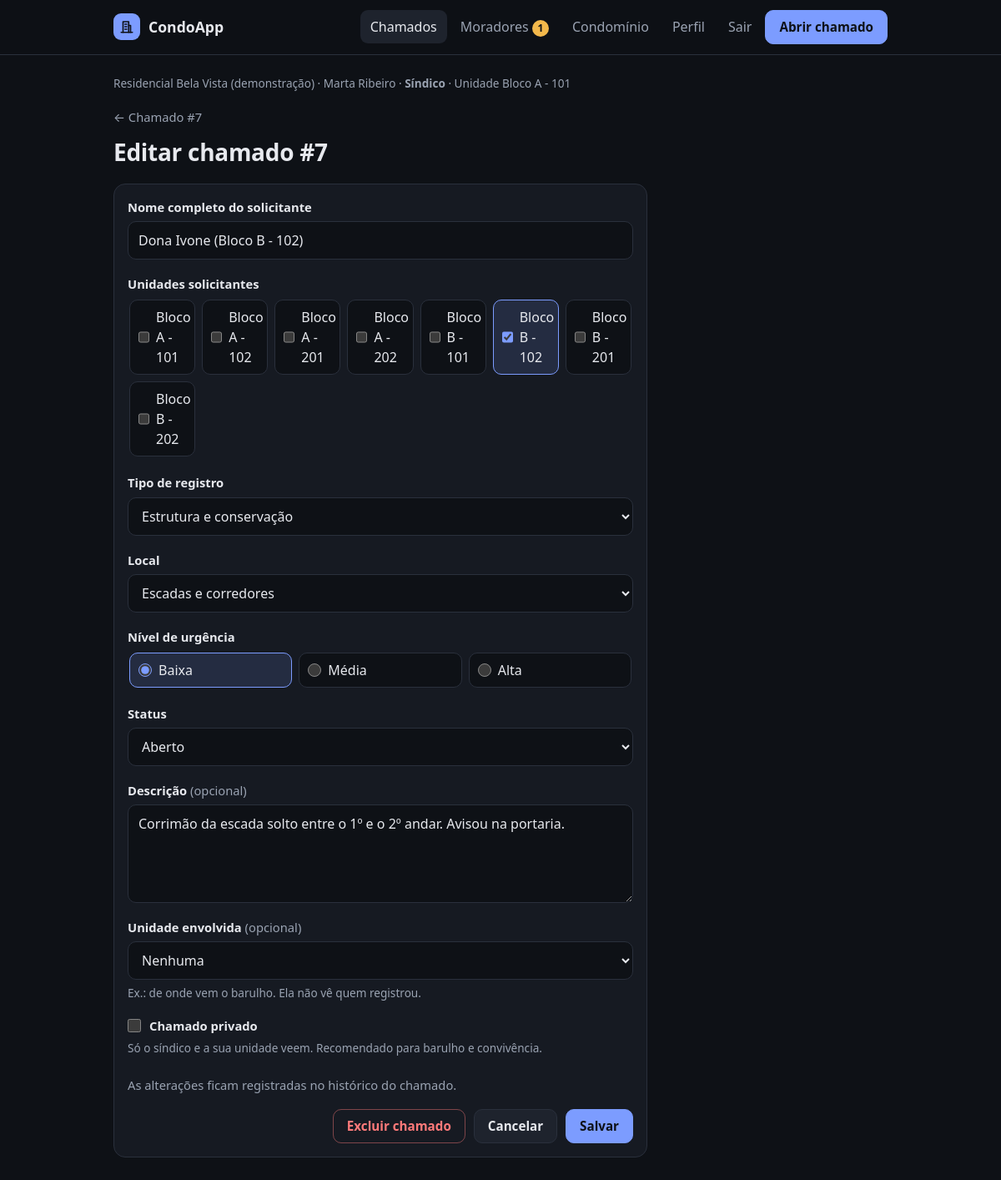
The page /chamados/7/editar/ (signed in) on the database its author committed.
### core/models.py (models this page shows, shortened)
class Perfil(models.Model):
    SINDICO = "sindico"
    MORADOR = "morador"
    PAPEIS = [(SINDICO, "Síndico"), (MORADOR, "Morador")]
    usuario = models.OneToOneField(settings.AUTH_USER_MODEL, on_delete=models.CASCADE, related_name="perfil")
    condominio = models.ForeignKey(Condominio, on_delete=models.CASCADE, related_name="perfis")
    unidade = models.ForeignKey(
        Unidade, on_delete=models.SET_NULL, null=True, blank=True,
        related_name="moradores", verbose_name="unidade",
    )
    papel = models.CharField("perfil", max_length=10, choices=PAPEIS, default=MORADOR)
    telefone = models.CharField("telefone", max_length=20, blank=True)
    aprovado = models.BooleanField("aprovado pelo síndico", default=False)
    criado_em = models.DateTimeField("cadastrado em", auto_now_add=True)
    class Meta:
        ordering = ["usuario__first_name"]
        verbose_name = "perfil"
        verbose_name_plural = "perfis"
    @property
    def nome(self):
        return self.usuario.get_full_name() or self.usuario.email
    @property
    def eh_sindico(self):
        return self.papel == self.SINDICO

class Condominio(models.Model):
    nome = models.CharField("nome", max_length=100)
    endereco = models.CharField("endereço", max_length=200)
    numero_unidades = models.PositiveIntegerField(
        "número de casas/apartamentos",
        validators=[MinValueValidator(1), MaxValueValidator(500)],
    )
    codigo_convite = models.CharField("código de convite", max_length=20, unique=True, default=gerar_codigo_convite)
    criado_em = models.DateTimeField("criado em", auto_now_add=True)
    class Meta:
        ordering = ["nome"]
        verbose_name = "condomínio"
        verbose_name_plural = "condomínios"
    def __str__(self):
        return self.nome

class Unidade(models.Model):
    condominio = models.ForeignKey(Condominio, on_delete=models.CASCADE, related_name="unidades")
    identificador = models.CharField("identificador", max_length=30)
    class Meta:
        ordering = ["id"]
        verbose_name = "unidade"
        verbose_name_plural = "unidades"
        constraints = [
            models.UniqueConstraint(
                fields=["condominio", "identificador"], name="unidade_unica_por_condominio"
            )
        ]
    def __str__(self):
        return self.identificador

class Chamado(models.Model):
    TIPOS = [
        ("eletrica", "Elétrica"),
        ("hidraulica", "Hidráulica"),
        ("estrutura", "Estrutura e conservação"),
        ("limpeza", "Limpeza"),
        ("seguranca", "Segurança"),
        ("barulho", "Barulho e convivência"),
        ("outro", "Outro"),
    ]
    LOCAIS = [
        ("unidade", "Dentro da unidade"),
        ("garagem", "Garagem"),
        ("elevador", "Elevador"),
        ("corredor", "Escadas e corredores"),
        ("portaria", "Portaria e entrada"),
        ("lazer", "Área de lazer"),
        ("externa", "Jardim e área externa"),
        ("fachada", "Fachada e telhado"),
        ("outro", "Outro local"),
    ]
    URGENCIAS = [
        ("baixa", "Baixa"),
        ("media", "Média"),
        ("alta", "Alta"),
    ]
    STATUS = [
        ("aberto", "Aberto"),
        ("andamento", "Em andamento"),
        ("concluido", "Concluído"),
        ("cancelado", "Cancelado"),
    ]
    ETAPAS = [
        ("", "Sem rito"),
        ("aviso", "Aviso amigável"),
        ("notificacao", "Notificação formal"),
        ("defesa", "Defesa apresentada"),
        ("decisao", "Decisão"),
    ]
    RESULTADOS = [
        ("", "—"),
        ("arquivado", "Resolvido / arquivado"),
        ("advertencia", "Advertência"),
        ("multa", "Multa"),
    ]
    condominio = models.ForeignKey(Condominio, on_delete=models.CASCADE, related_name="chamados")
    unidades = models.ManyToManyField(Unidade, verbose_name="unidades solicitantes", related_name="chamados")
    tipo = models.CharField("tipo de registro", max_length=20, choices=TIPOS)
    local = models.CharField("local", max_length=20, choices=LOCAIS, default="unidade")
    urgencia = models.CharField("nível de urgência", max_length=10, choices=URGENCIAS, default="media")
    status = models.CharField("status", max_length=10, choices=STATUS, default="aberto")
    solicitante_nome = models.CharField("nome completo do solicitante", max_length=150)
    descricao = models.TextField("descrição", blank=True)
    data_abertura = models.DateTimeField("data de abertura", auto_now_add=True)
    criado_por = models.ForeignKey(
        settings.AUTH_USER_MODEL, on_delete=models.SET_NULL, null=True, blank=True,
        related_name="chamados_criados", verbose_name="registrado por",
    )
    privado = models.BooleanField(
        "privado", default=False,
        help_text="Só o síndico e a sua unidade veem. Recomendado para barulho e convivência.",
    )
    unidade_envolvida = models.ForeignKey(
        Unidade, on_delete=models.SET_NULL, null=True, blank=True,
        related_name="chamados_envolvida", verbose_name="unidade envolvida",
        help_text="Ex.: de onde vem o barulho. Ela não vê quem registrou.",
    )
    afetados = models.ManyToManyField(
        settings.AUTH_USER_MODEL, blank=True, related_name="chamados_afetado",
        verbose_name="também afetados",
    )
    etapa = models.CharField("etapa do rito", max_length=12, choices=ETAPAS, blank=True, default="")
    resultado = models.CharField("resultado", max_length=12, choices=RESULTADOS, blank=True, default="")
    class Meta:
        ordering = ["-data_abertura"]
        verbose_name = "chamado"
        verbose_name_plural = "chamados"
    def relacao(self, perfil):
        if perfil.condominio_id != self.condominio_id:
            return None
        if perfil.eh_sindico:
            return "sindico"

### core/views.py (the view, shortened to what this page needs)
# urls.py: path("chamados/<int:pk>/editar/", views.chamado_editar, name="chamado_editar"),
@sindico_obrigatorio
def chamado_editar(request, pk):
    chamado, _ = _chamado_ou_404(request, pk)
    form = ChamadoEdicaoForm(request.POST or None, instance=chamado)
    return render(request, "core/chamado_editar.html", {"form": form, "chamado": chamado})

### core/forms.py (shortened to what this page needs)
class ChamadoEdicaoForm(FormBase):
    class Meta:
        model = Chamado
        fields = ["solicitante_nome", "unidades", "tipo", "local", "urgencia", "status", "descricao", "unidade_envolvida", "privado"]
        widgets = {
            "unidades": forms.CheckboxSelectMultiple,
            "urgencia": forms.RadioSelect,
            "descricao": forms.Textarea(attrs={"rows": 4}),
        }
    def __init__(self, *args, **kwargs):
        super().__init__(*args, **kwargs)
        unidades = self.instance.condominio.unidades.all()
        self.fields["unidades"].queryset = unidades
        self.fields["unidade_envolvida"].queryset = unidades
        self.fields["unidade_envolvida"].empty_label = "Nenhuma"

### core/acesso.py (called while the page is built)
def perfil_obrigatorio(view):
    @wraps(view)
    def interna(request, *args, **kwargs):
        user = request.user
        if not user.is_authenticated:
            return redirect_to_login(request.get_full_path())
        perfil = getattr(user, "perfil", None)
        if perfil is None:
            if user.is_staff:
                return redirect("admin:index")
            logout(request)
            messages.error(request, "Esta conta não está ligada a nenhum condomínio.")
            return redirect("entrar")
        if not perfil.aprovado:
            logout(request)
            messages.error(request, "Seu cadastro ainda aguarda a aprovação do síndico.")
            return redirect("entrar")
        request.perfil = perfil
        return view(request, *args, **kwargs)
    return interna

def sindico_obrigatorio(view):
    @perfil_obrigatorio
    @wraps(view)
    def interna(request, *args, **kwargs):
        if not request.perfil.eh_sindico:
            raise PermissionDenied("Somente o síndico pode acessar esta página.")
        return view(request, *args, **kwargs)
    return interna

### core/contexto.py (called while the page is built)
def perfil(request):
    user = getattr(request, "user", None)
    perfil = getattr(user, "perfil", None) if user and user.is_authenticated else None
    pendentes = 0
    if perfil and perfil.aprovado and perfil.eh_sindico:
        pendentes = Perfil.objects.filter(condominio=perfil.condominio_id, aprovado=False).count()
    return {"perfil": perfil, "pendentes": pendentes}

### core/templates/core/chamado_editar.html (shortened to what this page needs)
{% extends "core/base.html" %}
{% block conteudo %}
<a class="voltar" href="{% url 'chamado_detalhe' chamado.pk %}">← Chamado #{{ chamado.pk }}</a>
<div class="cabecalho-pagina">
  <h1>Editar chamado #{{ chamado.pk }}</h1>
</div>
<form method="post" class="cartao formulario">
  {% for campo in form %}
    {% if campo.name == "privado" %}
      {% include "core/_caixa.html" with rotulo="Chamado privado" %}
    {% else %}
      {% include "core/_campo.html" %}
    {% endif %}
  {% endfor %}
  <p class="sutil">As alterações ficam registradas no histórico do chamado.</p>
  <div class="acoes">
    <a class="botao botao-perigo-contorno" href="{% url 'chamado_excluir' chamado.pk %}">Excluir chamado</a>
    <a class="botao" href="{% url 'chamado_detalhe' chamado.pk %}">Cancelar</a>
    <button type="submit" class="botao botao-primario">Salvar</button>
  </div>
</form>
{% endblock %}

### core/templates/core/base.html (shortened to what this page needs)
{% load static %}<!doctype html>
<html lang="pt-br">
<head>
  <link rel="stylesheet" href="{% static 'core/style.css' %}">
</head>
<body>
  <header class="topo">
    <div class="topo-interno">
      <a class="marca" href="{% url 'inicio' %}">
        <span class="marca-icone" aria-hidden="true">
          <svg viewBox="0 0 24 24" width="18" height="18" fill="none" stroke="currentColor" stroke-width="2.2" stroke-linecap="round" stroke-linejoin="round"><path d="M6 21V4h9v17"/><path d="M15 10h3v11"/><path d="M3 21h18"/><path d="M9 8h3M9 12h3M9 16h3"/></svg>
        </span>
        CondoApp
      </a>
      {% if perfil and perfil.aprovado %}
      {% with pagina=request.resolver_match.url_name %}
      <nav class="menu" aria-label="Principal">
        <a href="{% url 'chamado_lista' %}"{% if pagina in "chamado_lista chamado_detalhe chamado_editar" %} aria-current="page"{% endif %}>Chamados</a>
        {% if perfil.eh_sindico %}
          <a href="{% url 'moradores' %}">Moradores{% if pendentes %} <span class="contador" title="Cadastros aguardando aprovação">{{ pendentes }}</span>{% endif %}</a>
          <a href="{% url 'condominio' %}"{% if pagina in "condominio unidades" %} aria-current="page"{% endif %}>Condomínio</a>
        {% endif %}
        <a href="{% url 'meu_perfil' %}"{% if pagina == "meu_perfil" %} aria-current="page"{% endif %}>Perfil</a>
        <form method="post" action="{% url 'sair' %}" class="form-sair">
          <button type="submit" class="link-botao">Sair</button>
        </form>
        <a class="botao botao-primario" href="{% url 'chamado_novo' %}">Abrir chamado</a>
      </nav>
      {% endwith %}
      {% else %}
      <nav class="menu" aria-label="Conta">
        <a href="{% url 'entrar' %}">Entrar</a>
        <a class="botao botao-primario" href="{% url 'cadastro_sindico' %}">Cadastrar condomínio</a>
      </nav>
      {% endif %}
    </div>
  </header>
  <main class="conteudo">
    {% if perfil and perfil.aprovado %}
      <p class="contexto-usuario">{{ perfil.condominio }} · {{ perfil.nome }} · <strong>{{ perfil.get_papel_display }}</strong>{% if perfil.unidade %} · Unidade {{ perfil.unidade }}{% endif %}</p>
    {% endif %}
    {% block conteudo %}{% endblock %}
  </main>
</body>
</html>

### core/templates/core/_campo.html
<div class="campo {{ campo.css_classes }}">{{ campo.as_field_group }}</div>

### core/templates/core/_caixa.html (shortened to what this page needs)
<div class="campo campo-caixa">
  <label for="{{ campo.id_for_label }}">{{ campo }} {{ rotulo|default:campo.label }}</label>
  {% if campo.help_text %}<span class="helptext">{{ campo.help_text }}</span>{% endif %}
</div>

### rows shown on the page
Perfil: condominio "Residencial Bela Vista (demonstração)", nome "Marta Ribeiro", papel "Síndico", unidade "Bloco A - 101"
Chamado: pk "7", solicitante_nome "Dona Ivone (Bloco B - 102)" "Estrutura e conservação" "Escadas e corredores" "☑ Baixa ☐ Média ☐ Alta" "Aberto" "Corrimão da escada solto entre o 1º e o 2º andar. Avisou na portaria." "Nenhuma"

### other values the page prints
{{ pendentes }} "1"
{{ rotulo|default:campo.label }} "Chamado privado"
{{ campo.help_text }} "Só o síndico e a sua unidade veem. Recomendado para barulho e convivência."
